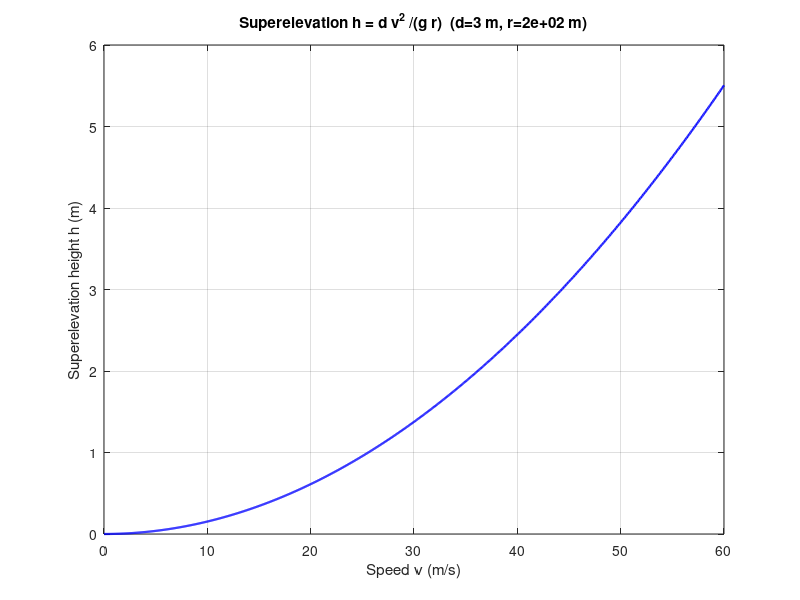

The MATLAB source for this figure:

g = 9.81;        % gravity (m/s^2)
d = 3.0;         % track (distance between rails) or lane width parameter (m)
r = 200.0;       % curve radius (m)

% speed range (m/s). Example: 0 -> 60 m/s (~216 km/h)
v = linspace(0, 60, 1000);
h = (d .* v.^2) ./ (g .* r);   % h = d v^2 / (g r)

% Plot h vs v (m/s)
figure('Color','w','Position',[200 200 700 420])
plot(v, h, 'b-', 'LineWidth', 1.6)
grid on
xlabel('Speed v (m/s)')
ylabel('Superelevation height h (m)')
title(sprintf('Superelevation h = d v^2 /(g r)  (d=%.2g m, r=%.2g m)', d, r))
